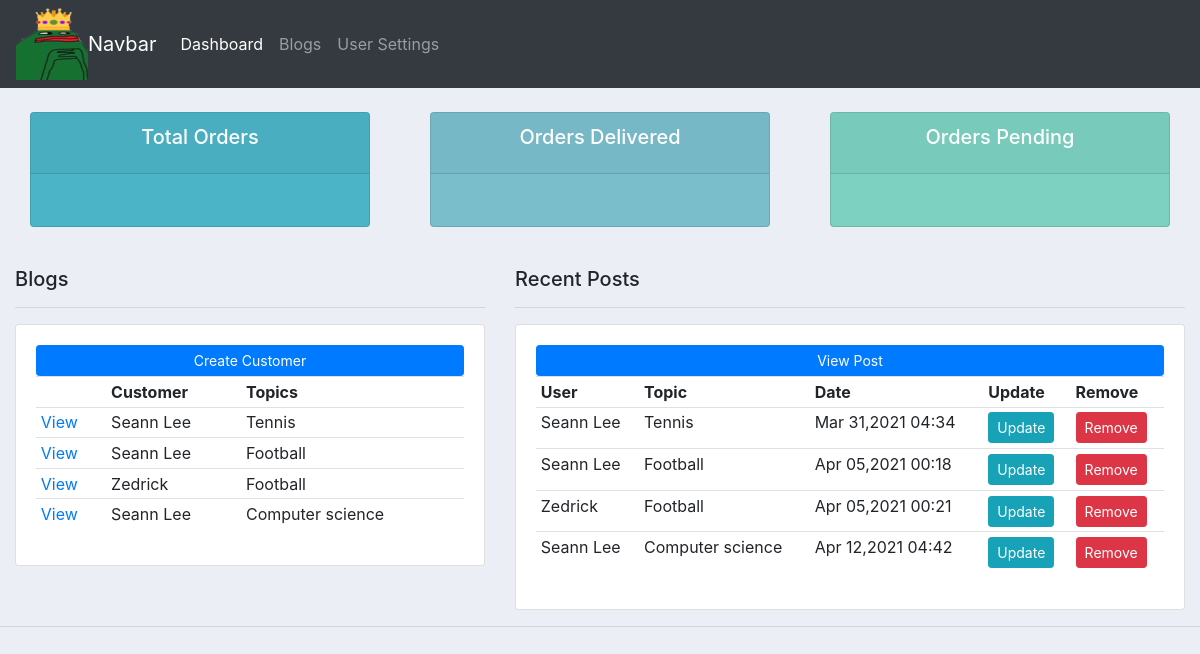
The page / on the database its author committed.
### Userlog/models.py (models this page shows, shortened)
class Entry(models.Model):
    cust_name = models.ForeignKey(customer, null= True, on_delete=models.SET_NULL, related_name="entries")
    tags = models.ForeignKey(Tag, null = True, on_delete=models.CASCADE)
    topic = models.ForeignKey(UserTopic, null = True, on_delete=models.CASCADE)
    text = models.TextField()
    date_added = models.DateTimeField(auto_now_add=True)

class customer(models.Model):
    name = models.CharField(max_length= 200, null = True)
    phone = models.CharField(max_length= 200, null = True)
    email = models.CharField(max_length= 200, null = True)
    date_created = models.DateTimeField(auto_now_add=True, null= True)
    def __str__(self):
        return self.name

class UserTopic(models.Model):
    text = models.CharField(max_length=120, null =True) #we want to display characters with max 250
    date_added = models.DateTimeField(auto_now_add=True, null=True ) #allows realtime accuracy upon upload
    def __str__(self):
        return self.text

### Userlog/views.py (the view)
# urls.py: 2. Add a URL to urlpatterns:  path('', views.home, name='home')
def home(request):
    usertopics_objects = UserTopic.objects.all()
    entry_objects = Entry.objects.all()
    context = {
        'entry_objects': entry_objects,
        'usertopics_objects': usertopics_objects,
    }
    return render(request, 'user_log/dashboard.html', context)

### Userlog/templates/user_log/dashboard.html (shortened to what this page needs)
{% extends 'user_log/main.html' %}
{% block content %}
{% include 'user_log/status.html' %}
<html>
    <br>
    <div class="row">
        <div class="col-md-5">
            <h5>Blogs</h5>
            <hr>
            <div class="card card-body">
                <a class="btn btn-primary  btn-sm btn-block" href="">Create Customer</a>
                <table class="table table-sm">
                    <tr>
                        <th></th>
                        <th>Customer</th>
                        <th>Topics</th>
                    </tr>
                    {% for i in entry_objects %}
                    <tr>
                        <td><a href="{% url 'customer' i.id %}">View</a></td>
                        <td>{{ i.cust_name}}</td>
                        <td>{{ i.topic}}</td>
                    </tr>
                    {% endfor %}
                </table>
            </div>
        </div>
        <div class="col-md-7">
            <h5>Recent Posts</h5>
            <hr>
            <div class="card card-body">
                <a class="btn btn-primary  btn-sm btn-block" href="{% url 'new_post' %}">View Post</a>
                <table class="table table-sm">
                    <tr>
                        <th>User</th>
						<th>Topic</th>
                        <th>Date</th>
                        <th>Update</th>
                        <th>Remove</th>
                    </tr>
                    {% for entry in entry_objects %}
                    <tr>
                        <td>{{ entry.cust_name}}</td>
                        <td>{{ entry.topic}}</td>
                        <td>{{ entry.date_added|date:'M d,Y H:i' }}</td>
                        <td> <a class="btn btn-sm btn-info"href="{% url 'update_post' entry.id %}">Update</a></td>
                        <td> <a class="btn btn-sm btn-danger" href="{% url 'delete_post' entry.id %}">Remove</a></td>
                    </tr>
                {% empty %}
                    <li>
                         There are no entries for this topic yet.
                    </li>
                {% endfor %}
                </table>
            </div>
        </div>
    </div>
    {% endblock %}

### static/css/main.css (style rules this page uses)
body { background-color: #ebeff5; }

### rows shown on the page
Entry: cust_name "Seann Lee", topic "Tennis", date_added "Mar 31,2021 04:34"
Entry: cust_name "Seann Lee", topic "Football", date_added "Apr 05,2021 00:18"
Entry: cust_name "Zedrick", topic "Football", date_added "Apr 05,2021 00:21"
Entry: cust_name "Seann Lee", topic "Computer science", date_added "Apr 12,2021 04:42"
